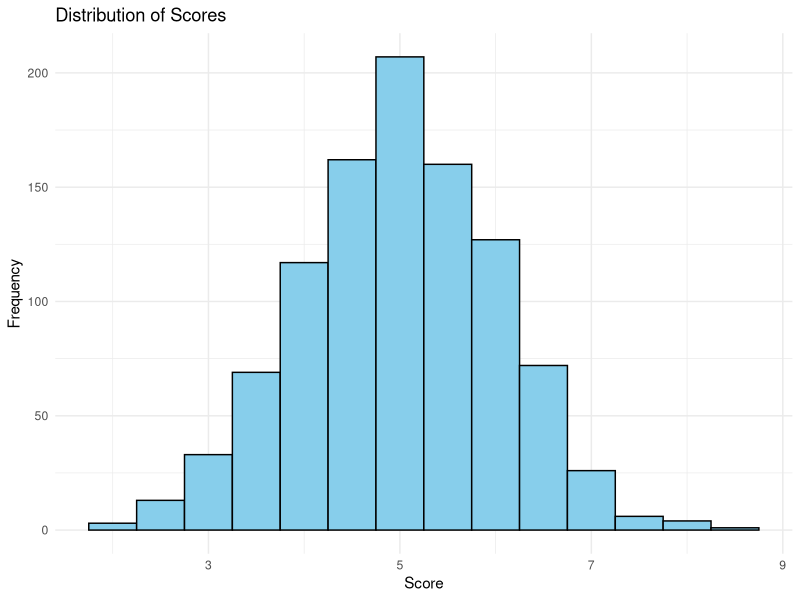
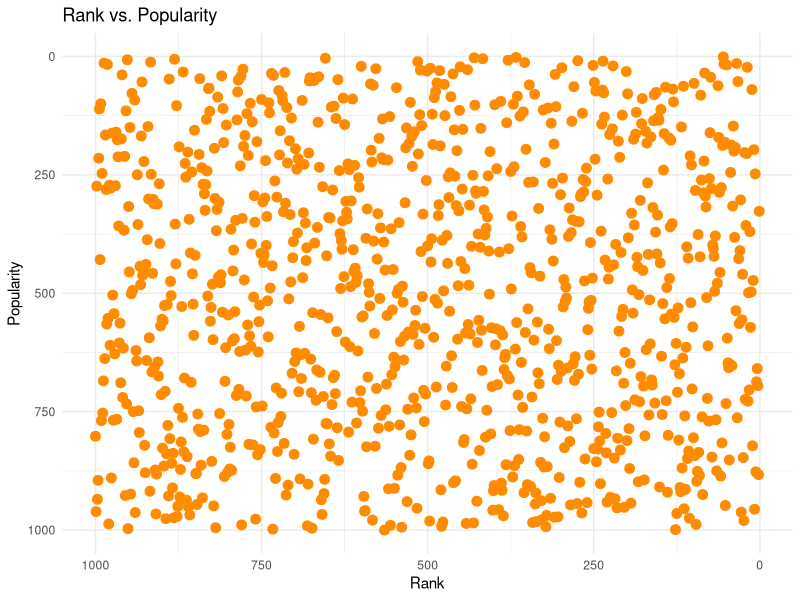
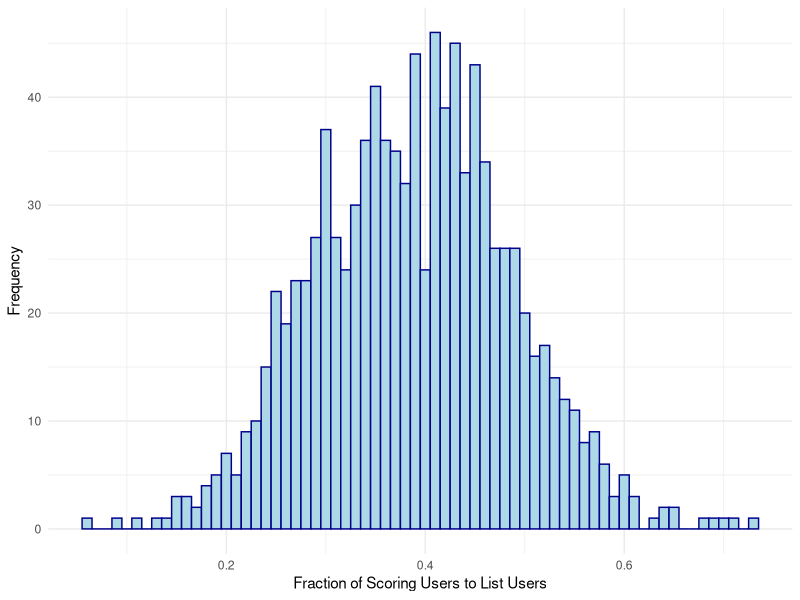

Reproduce these figures in R, in order.
#### Preamble ####
# Purpose: Simulates a dataset of anime based on sketches prior to obtaining data.
# Author: Allen Uy
# Date: 10 April 2024
# Contact: allen.uy@mail.utoronto.ca
# License: MIT
# Pre-requisites: None


#### Workspace setup ####
library(tidyverse)
set.seed(42)


#### Simulate data ####
num_obs <- 1000
start_date <- as.Date("2000-01-01")
end_date <- as.Date("2024-04-10")
num_days <- end_date - start_date
random_dates <- start_date + sample(num_days, num_obs, replace = TRUE)

possible_genres <- c("Action", "Adventure", "Comedy", "Drama", "Fantasy", "Horror", "Romance", "Sci-Fi", "Thriller")
random_genres <- lapply(1:num_obs, function(x) sample(possible_genres, sample(1:3, 1), replace = FALSE))

data <- tibble(
  title = 1:num_obs,
  date = random_dates,
  score = rnorm(num_obs, mean = 5),
  rank = rank(-score),
  genre = random_genres,
  members = round(runif(num_obs, 100, 1000000)),
  popularity = rank(-members),
  fraction = pmin(pmax(rnorm(num_obs, mean=0.39, sd=0.1), 0), 1)
)

score_distribution_plot <- ggplot(data, aes(x = score)) +
  geom_histogram(binwidth = 0.5, fill = "skyblue", color = "black") +
  labs(title = "Distribution of Scores",
       x = "Score",
       y = "Frequency") +
  theme_minimal()

score_distribution_plot

rank_popularity_plot <- ggplot(data, aes(x = rank, y = popularity)) +
  geom_point(size = 3, color = "darkorange") +
  scale_x_reverse() +
  scale_y_reverse() +
  labs(title = "Rank vs. Popularity",
       x = "Rank",
       y = "Popularity") +
  theme_minimal()

rank_popularity_plot

fraction_distribution_plot <- data |> ggplot(aes(x=fraction)) +
  geom_histogram(binwidth = 0.01, color="darkblue", fill="lightblue") +
  labs(x = "Fraction of Scoring Users to List Users", y = "Frequency") +
  theme_minimal()

fraction_distribution_plot


